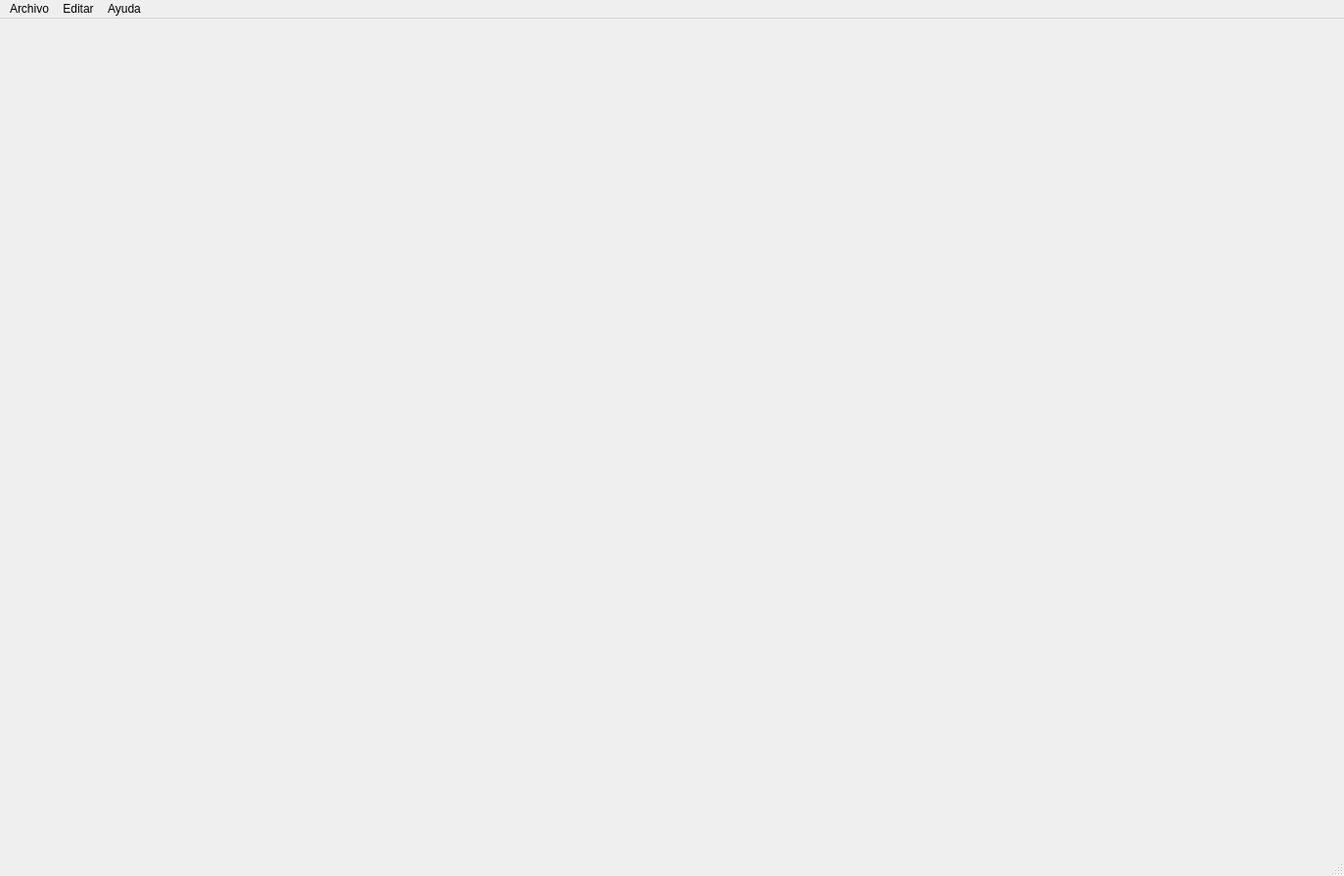
<?xml version="1.0" encoding="UTF-8"?>
<ui version="4.0">
 <class>MainWindow</class>
 <widget class="QMainWindow" name="MainWindow">
  <property name="windowModality">
   <enum>Qt::ApplicationModal</enum>
  </property>
  <property name="geometry">
   <rect>
    <x>0</x>
    <y>0</y>
    <width>1373</width>
    <height>895</height>
   </rect>
  </property>
  <property name="sizePolicy">
   <sizepolicy hsizetype="Expanding" vsizetype="Expanding">
    <horstretch>0</horstretch>
    <verstretch>0</verstretch>
   </sizepolicy>
  </property>
  <property name="windowTitle">
   <string>OCT-Tools</string>
  </property>
  <widget class="QWidget" name="centralwidget">
   <widget class="QWidget" name="horizontalLayoutWidget">
    <property name="geometry">
     <rect>
      <x>-11</x>
      <y>9</y>
      <width>271</width>
      <height>781</height>
     </rect>
    </property>
    <layout class="QHBoxLayout" name="panelDerecho">
     <property name="sizeConstraint">
      <enum>QLayout::SetMinAndMaxSize</enum>
     </property>
    </layout>
   </widget>
   <widget class="QWidget" name="horizontalLayoutWidget_2">
    <property name="geometry">
     <rect>
      <x>260</x>
      <y>10</y>
      <width>1111</width>
      <height>781</height>
     </rect>
    </property>
    <layout class="QHBoxLayout" name="panelPrincipal">
     <property name="sizeConstraint">
      <enum>QLayout::SetMaximumSize</enum>
     </property>
    </layout>
   </widget>
  </widget>
  <widget class="QMenuBar" name="menubar">
   <property name="geometry">
    <rect>
     <x>0</x>
     <y>0</y>
     <width>1373</width>
     <height>26</height>
    </rect>
   </property>
   <widget class="QMenu" name="menuFile">
    <property name="title">
     <string>Archivo</string>
    </property>
    <addaction name="actionNuevo"/>
    <addaction name="actionAbrir"/>
    <addaction name="actionGuardar"/>
    <addaction name="separator"/>
    <addaction name="actionSalir"/>
   </widget>
   <widget class="QMenu" name="menuEditar">
    <property name="title">
     <string>Editar</string>
    </property>
    <addaction name="actionCopiar"/>
    <addaction name="actionPegar"/>
    <addaction name="actionCortar"/>
    <addaction name="separator"/>
    <addaction name="actionFusionar"/>
    <addaction name="actionSegmentar"/>
    <addaction name="separator"/>
    <addaction name="actionAgregar_referencia_ocular"/>
   </widget>
   <widget class="QMenu" name="menuAyuda">
    <property name="title">
     <string>Ayuda</string>
    </property>
    <addaction name="actionAcerca_de"/>
   </widget>
   <addaction name="menuFile"/>
   <addaction name="menuEditar"/>
   <addaction name="menuAyuda"/>
  </widget>
  <widget class="QStatusBar" name="statusbar"/>
  <action name="actionNuevo">
   <property name="text">
    <string>Nuevo</string>
   </property>
  </action>
  <action name="actionAbrir">
   <property name="text">
    <string>Abrir</string>
   </property>
  </action>
  <action name="actionGuardar">
   <property name="text">
    <string>Guardar</string>
   </property>
  </action>
  <action name="actionSalir">
   <property name="text">
    <string>Salir</string>
   </property>
  </action>
  <action name="actionCopiar">
   <property name="text">
    <string>Copiar</string>
   </property>
  </action>
  <action name="actionPegar">
   <property name="text">
    <string>Pegar</string>
   </property>
  </action>
  <action name="actionCortar">
   <property name="text">
    <string>Cortar</string>
   </property>
  </action>
  <action name="actionFusionar">
   <property name="text">
    <string>Fusionar</string>
   </property>
  </action>
  <action name="actionSegmentar">
   <property name="text">
    <string>Segmentar</string>
   </property>
  </action>
  <action name="actionAcerca_de">
   <property name="text">
    <string>Acerca de</string>
   </property>
  </action>
  <action name="actionAgregar_referencia_ocular">
   <property name="text">
    <string>Agregar referencia ocular</string>
   </property>
  </action>
 </widget>
 <resources/>
 <connections/>
</ui>
